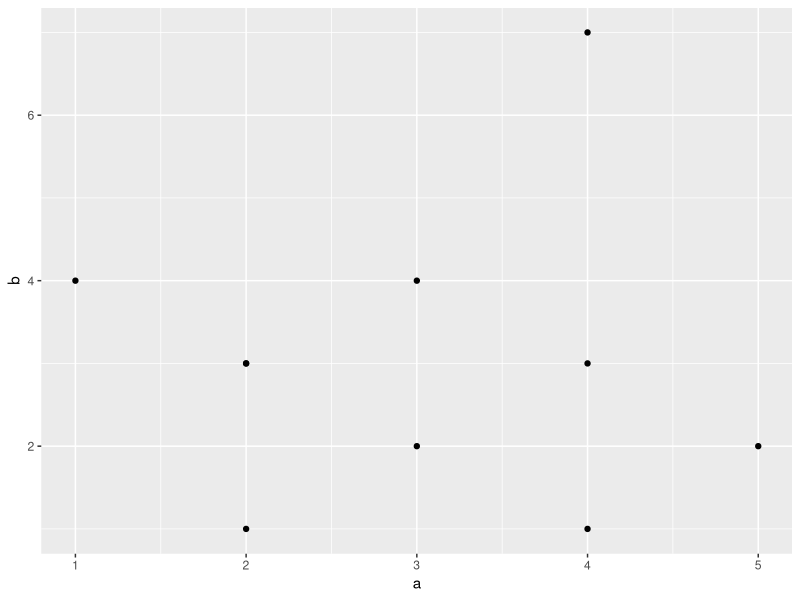
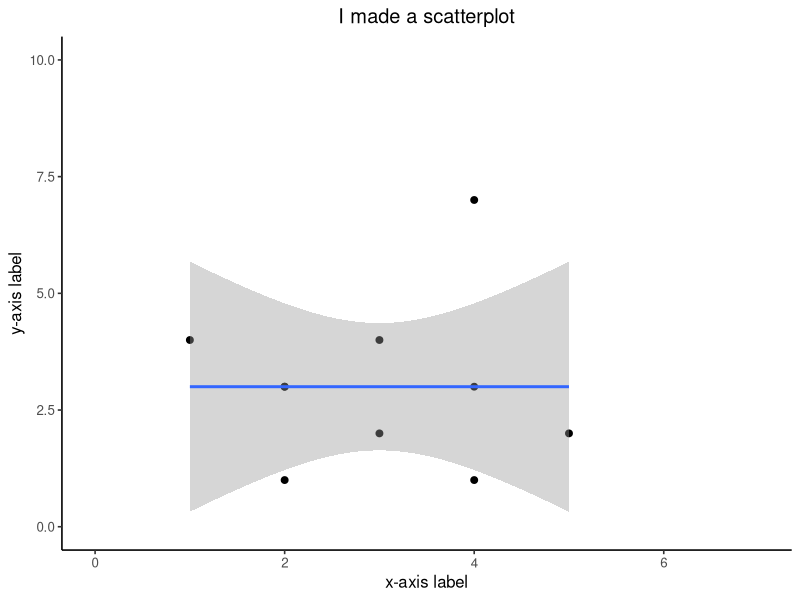
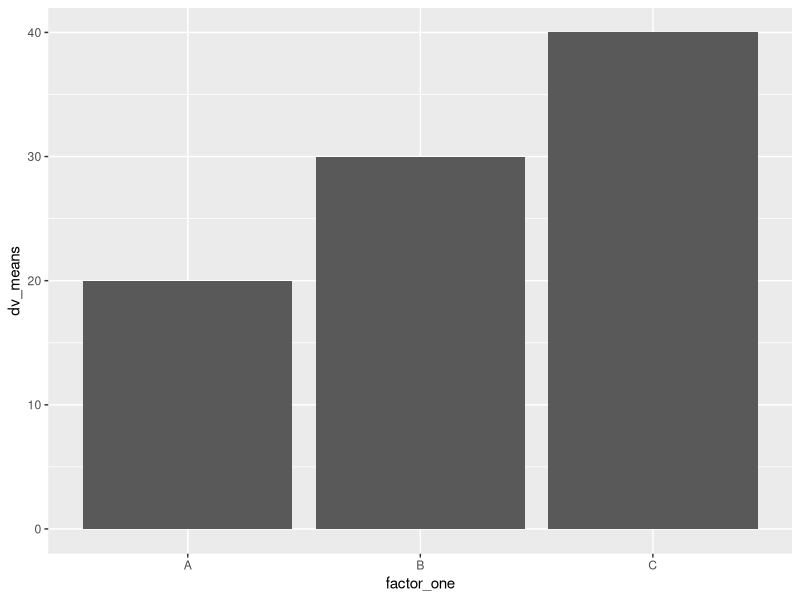
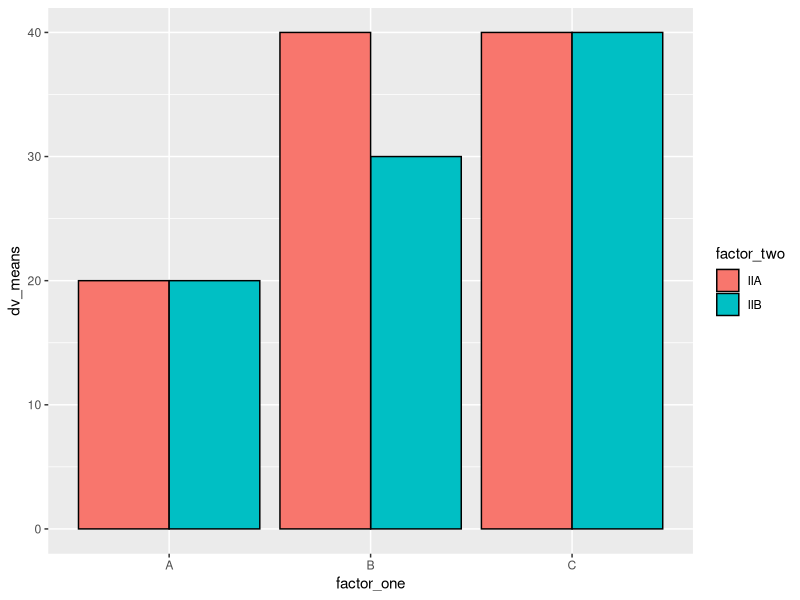
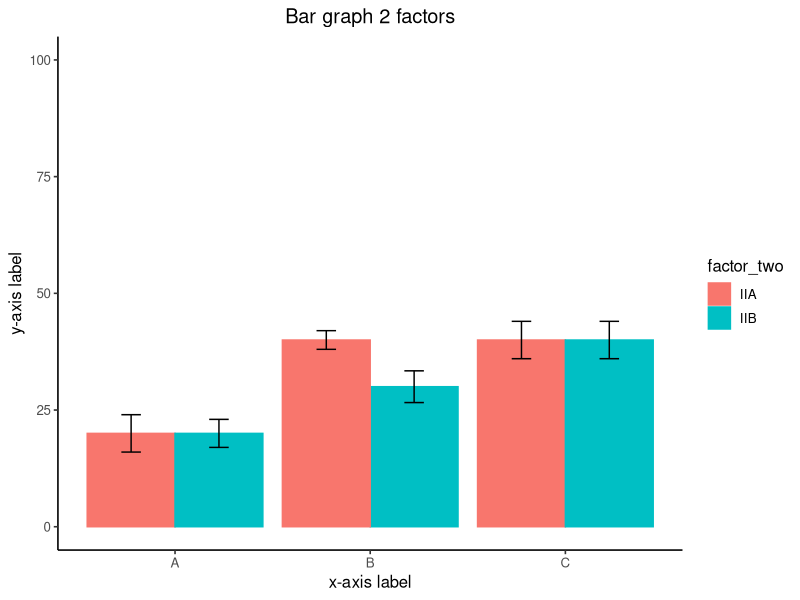
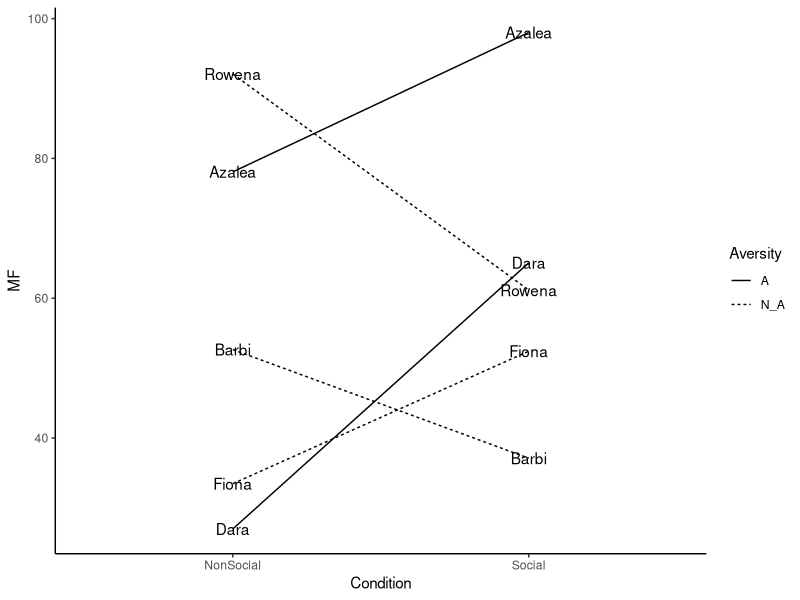
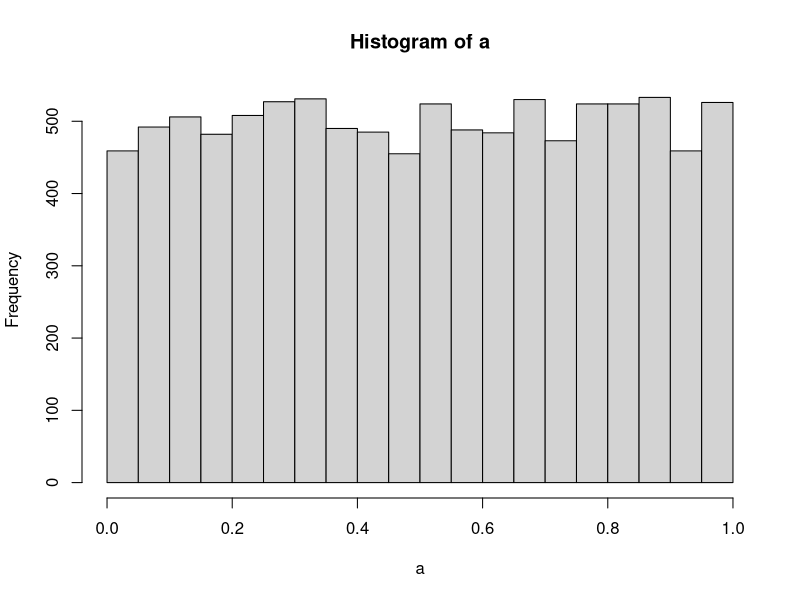
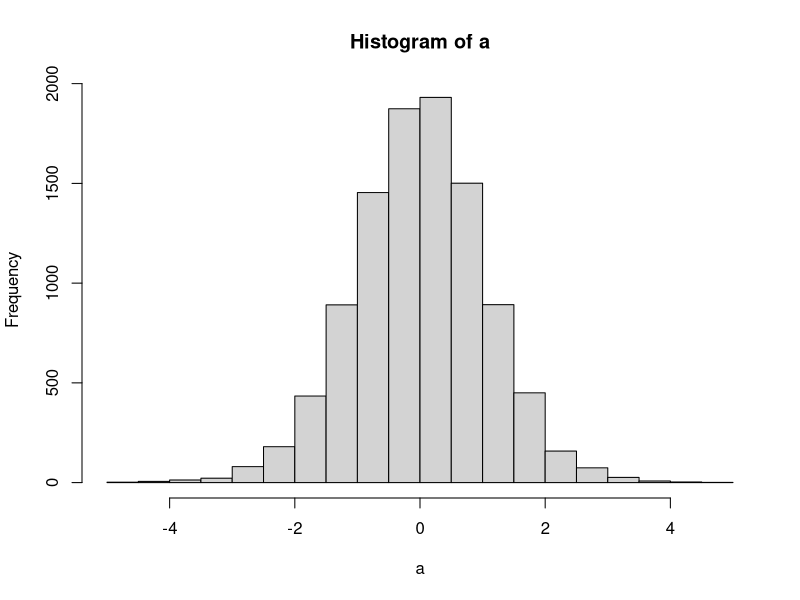

These charts were generated, in order, by the following R code:
## ---- chunk 1
knitr::opts_chunk$set(message=FALSE,warning=FALSE, cache=TRUE)
## ---- chunk 2
a<- 1
b<-"Hello World"
d<-"3"
print(a)

class(d)

vector<- c(1,2,3,4,5,6,7,8)
vector[2:4]
vector[c(2,2,2,2,2)]
vector[vector <6] # show the numbers less than 7
vector[vector>=6] # greater or equal to 6
vector[vector!=4] # show numbers that are not 5

vector[8]<-3000 # put 3000 in the place of 8th number
vector

vector[1:2] <- 10

class(vector)
vector[7]<- "j" # put a number in the 7th place in the vector

vector

a<-c("1","2","3")
class(a)
b<- a
class(b)
as.numeric(b) # store charecters 123 as a number

a<- "ljjasjdflsjasf;lasdjflk;asdjfl;asdjfl"
strsplit(a,split="") # if you had a paragraph and you wanted to split the paragraph or put a period in R

a[1]

b[(1)][5]

example_list <- list(a=11, b=4, d=c(1,2,3,4))
example_list


data.frame() # particular way of structuring data


f<- matrix(0,nrow = 5, ncol = 3) # creating 5 rows and 3 columns

first_names <- c("asdf", "Asdfasd","asdfasdf")
ages<-c(3343,23122,67456)
grades<-c(89,56,99)

everybody <- data.frame(first_names,ages,grades)

everybody$ages[2] <- 12
## ---- chunk 3
data1 <- c(1,2,3)
data1[1]
data1[-1]

## ---- chunk 4
add_one <- function(x){
  return(x+1)
}
  add_one(9)


## ---- chunk 5
add_one <- function(x) return(x+1)

  add_one(7)


## ---- chunk 6
roll_dice <- function(x){
  return(sample(1:6,1))

}
  roll_dice()

## ---- chunk 7
x <- c(1,2,3)
my_sum <- function(x){  # this is declaring a funtion
  get_sum<-sum(x)
  return(get_sum)
}
# to declare a variable
  a <- c(1,2,3)
## ---- chunk 8
ranged_mean  <- function(x, min_val, max_val){
  restricted_values <- x[x>min_val & x < max_val]
  return(mean(restricted_values))

}
  some_numbers <-c(3,4,3,2,3,4,5,6,7,8,8,8,9,8)
  ranged_mean(some_numbers,3,9)

## ---- chunk 9
Names <- c("Peter", "Paul", "Mary",NA)
Ages <- c(100,120,90, 80)
Sex <- c("M","M","F",NA)

my_dataframe <- data.frame(Names,Ages,Sex) # start adding things in the perenthesis
## ---- chunk 10
library(ggplot2)
a <- c(1,2,3,2,3,4,5,4, 4, 2)
b <- c(4,3,4,3,2,1,2,3, 7, 1)
plot_df <- data.frame(a,b)
ggplot(plot_df, aes(x=a,y=b))+
  geom_point() # connect the data to diff parts of the graph
  
# basic scatterplot
#ggplot(plot_df, aes(x=a,y=b))+
 # geom_point()  

## ---- chunk 11
ggplot(NULL, aes(x=a,y=b))+
  geom_point(size=2)+
  geom_smooth(method=lm)+ # this is linear regression line
  coord_cartesian(xlim=c(0,7),ylim=c(0,10))+ # if you want to increase a range
  xlab("x-axis label")+ # change a name of x axis
  ylab("y-axis label")+
  ggtitle("I made a scatterplot")+ # add a title
  theme_classic(base_size=12)+ # classic background; base size is the size of the font from 12 to whatever
  theme(plot.title = element_text(hjust = 0.5))
## ---- chunk 12
factor_one <- as.factor(c("A","B","C"))
dv_means <- c(20,30,40)
dv_SEs   <- c(4,3.4,4)
plot_df <- data.frame(factor_one,
                      dv_means,
                      dv_SEs)
ggplot(plot_df, aes(x=factor_one,y=dv_means))+ # what do you want to go into x and y axis
  geom_bar(stat="identity")

## ---- chunk 13
factor_one <- rep(as.factor(c("A","B","C")),2) # this 2 means repeat ABC twice
factor_two <- rep(as.factor(c("IIA","IIB")),3)
dv_means <- c(20,30,40,20,40,40)
dv_SEs   <- c(4,3.4,4,3,2,4)
plot_df <- data.frame(factor_one,
                      factor_two,
                      dv_means,
                      dv_SEs)

# basic bar graph

ggplot(plot_df, aes(x=factor_one,y=dv_means, # aestetics definition has gotten 
                    group=factor_two, 
                   # color=factor_two))+  # color here means the border collor
                    fill=factor_two))+
  geom_bar(stat="identity", 
           position="dodge",
           color="black")
## ---- chunk 14
ggplot(plot_df, aes(x=factor_one,y=dv_means,
                    group=factor_two,
                    color=factor_two,
                    fill=factor_two))+
  geom_bar(stat="identity", position="dodge")+
  geom_errorbar(aes(ymin=dv_means-dv_SEs,
                    ymax=dv_means+dv_SEs),
                position=position_dodge(width=0.9),
                width=.2,
                color="black")+
  coord_cartesian(ylim=c(0,100))+
  xlab("x-axis label")+
  ylab("y-axis label")+
  ggtitle("Bar graph 2 factors")+
  theme_classic(base_size=12)+
  theme(plot.title = element_text(hjust = 0.5))

## ---- chunk 15
Names <-rep(c("Dara", "Azalea", "Barbi", "Rowena", "Fiona"),each=2)
MF <- rnorm(10,45,25) # 10 is the number of numbers you want, and 45 to 25 is the range
Condition <- rep(c("Social","NonSocial"),5)
Aversity <- rep(c("A","N_A" ),times=c(4,6))
  plot_df <- data.frame(Names, MF, Condition, Aversity)
  
  ggplot(plot_df, aes(x=Condition, y=MF, group=Names, linetype=Aversity))+
    geom_line()+
    geom_text(label=Names)+
    theme_classic()


## ---- chunk 16
library(dplyr)
df <- starwars


## ---- chunk 17
df[df$name=="Luke Skywalker",] # find luke's row and give me all of the columns of the skywalker
df[df$height >180,]
## ---- chunk 18
dim(df) #c(number of rows, number of columns)

df <-cbind(df, random_number=runif(dim(df)[1],0,1))
## ---- chunk 19
library(dplyr)
new_df <- df %>% # adding things on
  filter(height > 100) %>%
  group_by(homeworld) %>% 
  summarise(mean_birth_year = mean (birth_year, na.rm = TRUE))
  
## ---- chunk 20
View (new_df)
new_df <- df %>%
  filter(height >120,
         height <180,
         birth_year >20)
  
## ---- chunk 21
new_df <- df %>%
  filter(gender =="male")
  
## ---- chunk 22
new_df <- df %>%
  group_by(hair_color) %>%
  summarise(counts=length(name))
  
## ---- chunk 23
x <- c(1,2,3,4,5,2,4,7,4,9)
t.test(x, mu=2)
## ---- chunk 24
x <- c(1,2,3,4,5,2,4,7,4,9)
t.test(x, mu=2, alternative = "two.sided")
## ---- chunk 25
x <- c(1,2,3,4,5,2,4,7,4,9)
t.test(x, mu=2, alternative = "greater")
## ---- chunk 26
x <- c(1,2,3,4,5,2,4,7,4,9)
y <- c(3,2,5,4,3,2,5,6,7,8)
t.test(x, y, paired=TRUE)
## ---- chunk 27
a <- replicate(10000,t.test(rnorm(10,0,1),rnorm(10,0,1))$p.value)
hist(a)
## ---- chunk 28
a <- replicate(10000,t.test(rnorm(10,0,1),rnorm(10,0,1))$statistic)
hist(a)
## ---- chunk 29
A <- c(1,2,3,4,5,6,7,8,9,10)
B <- c(2,4,6,8,10,12,14,16,18,20)

all <- c(A,B) 

mean_difference <- c()
for(i in 1:10000){
  shuffle <- sample(all)
  newA <- shuffle[1:10] # first ten num put in a new A
  newB <- shuffle[11:20] # the next ten nums
  mean_difference[i] <- mean(newB)-mean(newA) # sizes of mean diff we could have done if we assigned people randomly
}

observed <- mean(B)-mean(A)
length(mean_difference[mean_difference >= observed])/10000 # how many means fall within

## ---- chunk 30
RandomNumbers <- runif(100, min = 0, max = 100)
hist(RandomNumbers)
## ---- chunk 31
RandomNumbers <- runif(100, min = 0, max = 100)
hist(RandomNumbers)
